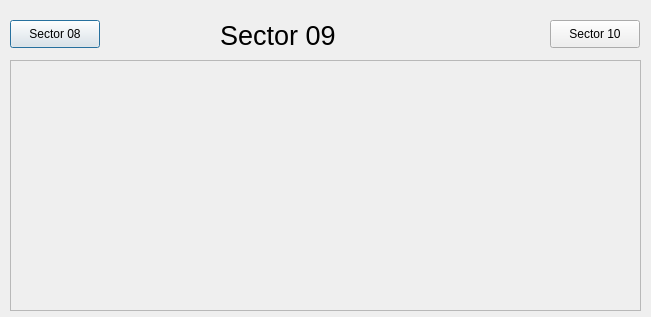
<?xml version="1.0" encoding="UTF-8"?>
<ui version="4.0">
 <class>Dialog</class>
 <widget class="QDialog" name="Dialog">
  <property name="geometry">
   <rect>
    <x>0</x>
    <y>0</y>
    <width>651</width>
    <height>317</height>
   </rect>
  </property>
  <property name="windowTitle">
   <string>Dialog</string>
  </property>
  <widget class="QLabel" name="label_2">
   <property name="geometry">
    <rect>
     <x>220</x>
     <y>20</y>
     <width>131</width>
     <height>31</height>
    </rect>
   </property>
   <property name="font">
    <font>
     <pointsize>20</pointsize>
    </font>
   </property>
   <property name="text">
    <string>Sector 09</string>
   </property>
  </widget>
  <widget class="QEFormPlugin" name="asguiformplugin">
   <property name="geometry">
    <rect>
     <x>10</x>
     <y>60</y>
     <width>631</width>
     <height>251</height>
    </rect>
   </property>
   <property name="uiFile" stdset="0">
    <string>SectorVacuumSchematic.ui</string>
   </property>
   <property name="variableSubstitutions" stdset="0">
    <string>SR=09 SRPREV=08</string>
   </property>
  </widget>
  <widget class="QCaPushButtonPlugin" name="guipushbuttonplugin">
   <property name="geometry">
    <rect>
     <x>10</x>
     <y>20</y>
     <width>90</width>
     <height>28</height>
    </rect>
   </property>
   <property name="text">
    <string>Sector 08</string>
   </property>
   <property name="guiFile">
    <string>SVS08.ui</string>
   </property>
   <property name="creationOption" stdset="0">
    <enum>QCaPushButtonPlugin::Open</enum>
   </property>
  </widget>
  <widget class="QCaPushButtonPlugin" name="guipushbuttonplugin_2">
   <property name="geometry">
    <rect>
     <x>550</x>
     <y>20</y>
     <width>90</width>
     <height>28</height>
    </rect>
   </property>
   <property name="text">
    <string>Sector 10</string>
   </property>
   <property name="guiFile">
    <string>SVS10.ui</string>
   </property>
   <property name="creationOption" stdset="0">
    <enum>QCaPushButtonPlugin::Open</enum>
   </property>
  </widget>
 </widget>
 <customwidgets>
  <customwidget>
   <class>QCaPushButtonPlugin</class>
   <extends>QPushButton</extends>
   <header>QCaPushButtonPlugin.h</header>
  </customwidget>
  <customwidget>
   <class>QEFormPlugin</class>
   <extends>QScrollArea</extends>
   <header>QEFormPlugin.h</header>
  </customwidget>
 </customwidgets>
 <resources/>
 <connections/>
</ui>
